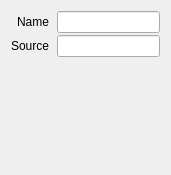
<?xml version="1.0" encoding="UTF-8"?>
<ui version="4.0">
 <class>ComponentProperties</class>
 <widget class="QWidget" name="ComponentProperties">
  <property name="geometry">
   <rect>
    <x>0</x>
    <y>0</y>
    <width>171</width>
    <height>175</height>
   </rect>
  </property>
  <layout class="QHBoxLayout" name="horizontalLayout">
   <item>
    <layout class="QFormLayout" name="formLayout">
     <property name="labelAlignment">
      <set>Qt::AlignRight|Qt::AlignTrailing|Qt::AlignVCenter</set>
     </property>
     <property name="horizontalSpacing">
      <number>8</number>
     </property>
     <property name="verticalSpacing">
      <number>2</number>
     </property>
     <property name="leftMargin">
      <number>0</number>
     </property>
     <property name="topMargin">
      <number>0</number>
     </property>
     <property name="rightMargin">
      <number>0</number>
     </property>
     <property name="bottomMargin">
      <number>0</number>
     </property>
     <item row="0" column="0">
      <widget class="QLabel" name="labelName">
       <property name="text">
        <string>Name</string>
       </property>
      </widget>
     </item>
     <item row="0" column="1">
      <widget class="QLineEdit" name="name"/>
     </item>
     <item row="1" column="0">
      <widget class="QLabel" name="labelSource">
       <property name="text">
        <string>Source</string>
       </property>
      </widget>
     </item>
     <item row="1" column="1">
      <widget class="QLineEdit" name="source">
       <property name="readOnly">
        <bool>true</bool>
       </property>
      </widget>
     </item>
    </layout>
   </item>
  </layout>
 </widget>
 <resources/>
 <connections/>
</ui>
